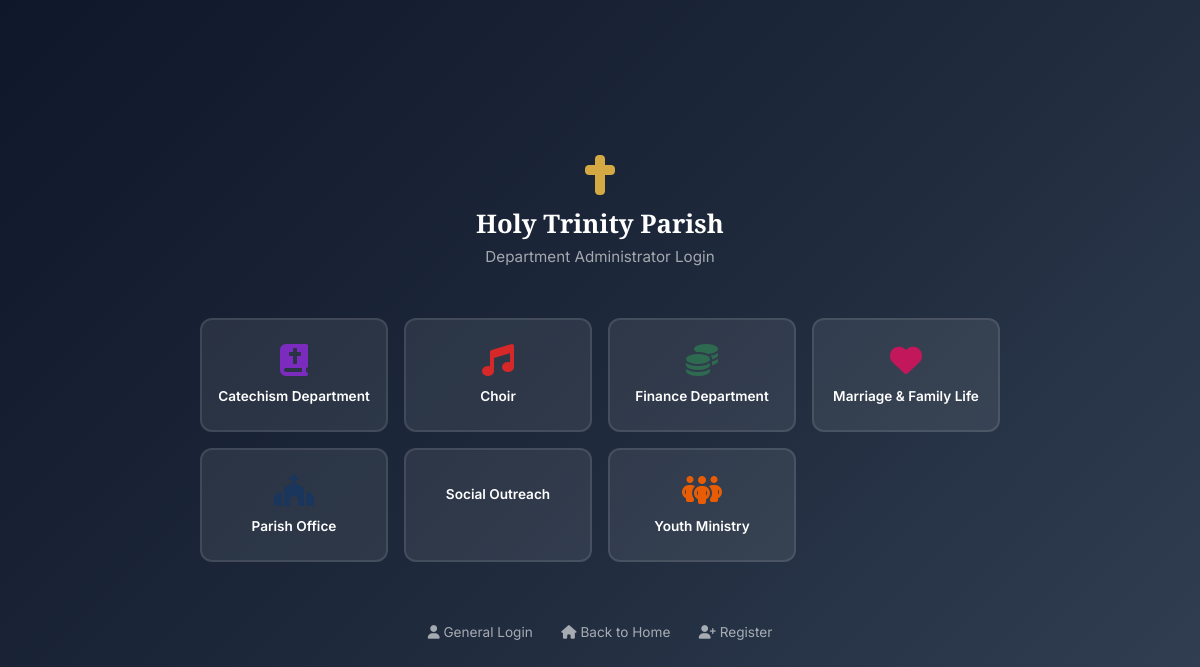
/department/login.php, run on the app's committed database.
### tables this page shows
CREATE TABLE departments (
    id INT AUTO_INCREMENT PRIMARY KEY,
    name VARCHAR(150) NOT NULL,
    slug VARCHAR(150) UNIQUE NOT NULL,
    description TEXT,
    head_user_id INT,
    email VARCHAR(255),
    phone VARCHAR(20),
    is_active TINYINT(1) DEFAULT 1,
    created_at TIMESTAMP DEFAULT CURRENT_TIMESTAMP,
    updated_at TIMESTAMP DEFAULT CURRENT_TIMESTAMP ON UPDATE CURRENT_TIMESTAMP,
    FOREIGN KEY (head_user_id) REFERENCES users(id) ON DELETE SET NULL
);

### config/database.php (called while the page is built, shortened)
<?php
class Database {
    private static $instance = null;
    private $connection;
    private function __construct() {
        try {
            $dsn = "mysql:host=" . DB_HOST . ";dbname=" . DB_NAME . ";charset=" . DB_CHARSET;
            $this->connection = new PDO($dsn, DB_USER, DB_PASS, [
                PDO::ATTR_ERRMODE => PDO::ERRMODE_EXCEPTION,
                PDO::ATTR_DEFAULT_FETCH_MODE => PDO::FETCH_ASSOC,
                PDO::ATTR_EMULATE_PREPARES => false,
            ]);
        } catch (PDOException $e) {
            error_log("Database connection failed: " . $e->getMessage());
            die("Database connection failed. Please try again later.");
        }
    }
    public static function getInstance() {
        if (self::$instance === null) {
            self::$instance = new self();
        }
        return self::$instance;
    }
    public function query($sql, $params = []) {
        $stmt = $this->connection->prepare($sql);
        $stmt->execute($params);
        return $stmt;
    }
    public function fetchAll($sql, $params = []) {
        return $this->query($sql, $params)->fetchAll();
    }
}

### config/app.php (called while the page is built, shortened)
<?php
require_once APP_ROOT . '/config/database.php';
function sanitize($input) {
    return htmlspecialchars(trim($input), ENT_QUOTES, 'UTF-8');
}

### department/login.php (the view, shortened to what this page needs)
<?php
require_once __DIR__ . '/../config/app.php';
$db = Database::getInstance();
$departments = $db->fetchAll("SELECT id, name, slug FROM departments WHERE is_active = 1 ORDER BY name");
$selectedDept = sanitize($_GET['dept'] ?? $_POST['department_slug'] ?? '');
$deptMeta = [
    'parish-office'    => ['icon' => 'fa-church',           'color' => '#1a365d', 'gradient' => 'linear-gradient(135deg, #1a365d, #2c5282)'],
    'finance'          => ['icon' => 'fa-coins',            'color' => '#2d6a4f', 'gradient' => 'linear-gradient(135deg, #2d6a4f, #40916c)'],
    'catechism'        => ['icon' => 'fa-book-bible',       'color' => '#7b2cbf', 'gradient' => 'linear-gradient(135deg, #7b2cbf, #9d4edd)'],
    'youth-ministry'   => ['icon' => 'fa-people-group',     'color' => '#e85d04', 'gradient' => 'linear-gradient(135deg, #e85d04, #f48c06)'],
    'choir'            => ['icon' => 'fa-music',            'color' => '#d62828', 'gradient' => 'linear-gradient(135deg, #d62828, #e63946)'],
    'marriage-family'  => ['icon' => 'fa-heart',            'color' => '#c2185b', 'gradient' => 'linear-gradient(135deg, #c2185b, #e91e63)'],
    'social-outreach'  => ['icon' => 'fa-hands-holding-heart', 'color' => '#0077b6', 'gradient' => 'linear-gradient(135deg, #0077b6, #00b4d8)'],
];
?>
<!DOCTYPE html>
<html lang="en">
<head>
    <link rel="stylesheet" href="https://cdnjs.cloudflare.com/ajax/libs/font-awesome/6.5.1/css/all.min.css">
    <link rel="stylesheet" href="/holy-trinity/assets/css/style.css">
</head>
<body>
    <div class="dept-login-page">
        <div class="dept-login-header">
            <i class="fas fa-cross"></i>
            <h1>Holy Trinity Parish</h1>
            <p>Department Administrator Login</p>
        </div>
        <div class="dept-grid" id="deptGrid">
            <?php foreach ($departments as $d):
                $meta = $deptMeta[$d['slug']] ?? ['icon' => 'fa-building', 'color' => '#475569', 'gradient' => 'linear-gradient(135deg, #475569, #64748b)'];
            ?>
                <div class="dept-card <?= $selectedDept === $d['slug'] ? 'selected' : '' ?>"
                     data-slug="<?= $d['slug'] ?>"
                     data-name="<?= sanitize($d['name']) ?>"
                     data-icon="<?= $meta['icon'] ?>"
                     data-color="<?= $meta['color'] ?>"
                     data-gradient="<?= $meta['gradient'] ?>"
                     onclick="selectDepartment(this)">
                    <i class="fas <?= $meta['icon'] ?>" style="color: <?= $meta['color'] ?>;"></i>
                    <div class="dept-name"><?= sanitize($d['name']) ?></div>
                </div>
            <?php endforeach; ?>
        </div>
        <div class="dept-login-links">
            <a href="/holy-trinity/auth/login.php"><i class="fas fa-user"></i> General Login</a>
            <a href="/holy-trinity/index.php"><i class="fas fa-home"></i> Back to Home</a>
            <a href="/holy-trinity/auth/register.php"><i class="fas fa-user-plus"></i> Register</a>
        </div>
    </div>
</body>
</html>

### assets/css/style.css (style rules this page uses)
:root { --primary: #1a3a5c; --primary-dark: #0f2440; --primary-light: #2a5a8c; --secondary: #c9a84c; --secondary-light: #e0c76e; --accent: #8b1a1a; --accent-light: #b22222; --gold: #d4a843; --gold-light: #f0d68a; --white: #ffffff; --off-white: #f8f6f0; --light-gray: #f0ede6; --gray: #6b7280; --dark-gray: #374151; --dark: #1f2937; --text: #2d3748; --text-light: #718096; --success: #10b981; --warning: #f59e0b; --error: #ef4444; --info: #3b82f6; --shadow: 0 4px 6px -1px rgba(0,0,0,0.1), 0 2px 4px -1px rgba(0,0,0,0.06); --shadow-lg: 0 10px 25px -5px rgba(0,0,0,0.15), 0 8px 10px -6px rgba(0,0,0,0.1); --shadow-xl: 0 20px 40px -10px rgba(0,0,0,0.2); --radius: 8px; --radius-lg: 16px; --transition: all 0.3s ease; --font-heading: 'Cinzel', serif; --font-body: 'Inter', sans-serif; }
*, *::before, *::after { margin: 0; padding: 0; box-sizing: border-box; }
html { scroll-behavior: smooth; font-size: 16px; }
body { font-family: var(--font-body); color: var(--text); line-height: 1.7; background: var(--off-white); overflow-x: hidden; }
a { text-decoration: none; color: inherit; transition: var(--transition); }
h1, h2, h3, h4, h5, h6 { font-family: var(--font-heading); color: var(--primary-dark); line-height: 1.3; margin-bottom: 0.5em; }
h1 { font-size: 2.5rem; }
p { margin-bottom: 1rem; }

### department/login.php (style rules this page uses)
.dept-login-page { min-height: 100vh; display: flex; flex-direction: column; align-items: center; justify-content: center; background: linear-gradient(135deg, #0f172a 0%, #1e293b 50%, #334155 100%); padding: 2rem; }
.dept-login-header { text-align: center; margin-bottom: 2rem; }
.dept-login-header i.fa-cross { font-size: 2.5rem; color: #d4a843; display: block; margin-bottom: 0.75rem; }
.dept-login-header h1 { color: #fff; font-family: 'Cinzel', serif; font-size: 1.6rem; margin-bottom: 0.25rem; }
.dept-login-header p { color: rgba(255,255,255,0.6); font-size: 0.95rem; }
.dept-grid { display: grid; grid-template-columns: repeat(auto-fill, minmax(180px, 1fr)); gap: 1rem; max-width: 800px; width: 100%; margin-bottom: 2rem; }
.dept-card { background: rgba(255,255,255,0.08); border: 2px solid rgba(255,255,255,0.1); border-radius: 12px; padding: 1.5rem 1rem; text-align: center; cursor: pointer; transition: all 0.3s ease; text-decoration: none; color: #fff; }
.dept-card i { font-size: 2rem; margin-bottom: 0.75rem; display: block; }
.dept-card .dept-name { font-weight: 600; font-size: 0.85rem; line-height: 1.3; }
.dept-login-links { text-align: center; margin-top: 1.5rem; }
.dept-login-links a { color: rgba(255,255,255,0.6); text-decoration: none; font-size: 0.85rem; margin: 0 0.75rem; transition: color 0.2s; }

### data on the page
departments: name "Catechism Department"
departments: name "Choir"
departments: name "Finance Department"
departments: name "Marriage & Family Life"
departments: name "Parish Office"
departments: name "Social Outreach"
departments: name "Youth Ministry"
